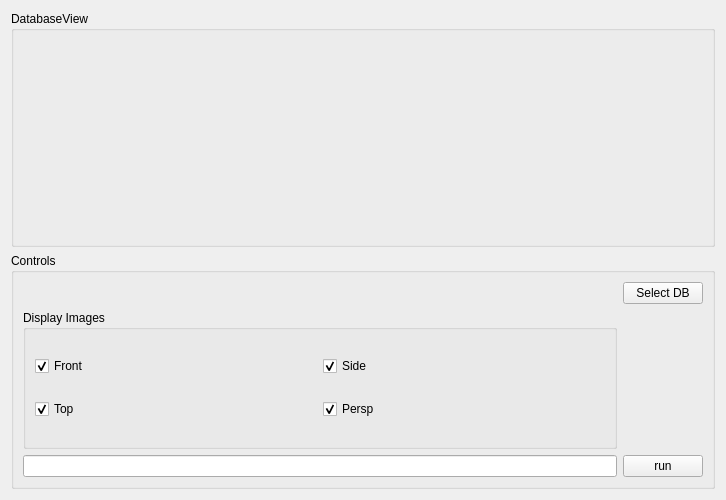
<?xml version="1.0" encoding="UTF-8"?>
<ui version="4.0">
 <class>ClutterUI</class>
 <widget class="QWidget" name="ClutterUI">
  <property name="geometry">
   <rect>
    <x>0</x>
    <y>0</y>
    <width>726</width>
    <height>500</height>
   </rect>
  </property>
  <property name="windowTitle">
   <string>Clutter Base</string>
  </property>
  <layout class="QVBoxLayout" name="verticalLayout">
   <item>
    <widget class="QGroupBox" name="db_view">
     <property name="title">
      <string>DatabaseView</string>
     </property>
     <layout class="QVBoxLayout" name="db_layout"/>
    </widget>
   </item>
   <item>
    <widget class="QGroupBox" name="controls_gb">
     <property name="title">
      <string>Controls</string>
     </property>
     <layout class="QGridLayout" name="gridLayout">
      <item row="0" column="0">
       <spacer name="horizontalSpacer">
        <property name="orientation">
         <enum>Qt::Orientation::Horizontal</enum>
        </property>
        <property name="sizeHint" stdset="0">
         <size>
          <width>40</width>
          <height>20</height>
         </size>
        </property>
       </spacer>
      </item>
      <item row="1" column="0">
       <widget class="QGroupBox" name="groupBox">
        <property name="title">
         <string>Display Images</string>
        </property>
        <layout class="QGridLayout" name="gridLayout_2">
         <item row="1" column="0">
          <widget class="QCheckBox" name="display_top">
           <property name="text">
            <string>Top</string>
           </property>
           <property name="checked">
            <bool>true</bool>
           </property>
          </widget>
         </item>
         <item row="0" column="0">
          <widget class="QCheckBox" name="display_front">
           <property name="text">
            <string>Front</string>
           </property>
           <property name="checked">
            <bool>true</bool>
           </property>
          </widget>
         </item>
         <item row="0" column="1">
          <widget class="QCheckBox" name="display_side">
           <property name="text">
            <string>Side</string>
           </property>
           <property name="checked">
            <bool>true</bool>
           </property>
          </widget>
         </item>
         <item row="1" column="1">
          <widget class="QCheckBox" name="display_persp">
           <property name="text">
            <string>Persp</string>
           </property>
           <property name="checked">
            <bool>true</bool>
           </property>
          </widget>
         </item>
        </layout>
       </widget>
      </item>
      <item row="0" column="1">
       <widget class="QPushButton" name="select_db">
        <property name="text">
         <string>Select DB</string>
        </property>
       </widget>
      </item>
      <item row="2" column="0">
       <widget class="QLineEdit" name="query_text"/>
      </item>
      <item row="2" column="1">
       <widget class="QPushButton" name="run_query_button">
        <property name="text">
         <string>run</string>
        </property>
       </widget>
      </item>
     </layout>
    </widget>
   </item>
  </layout>
 </widget>
 <resources/>
 <connections/>
</ui>
